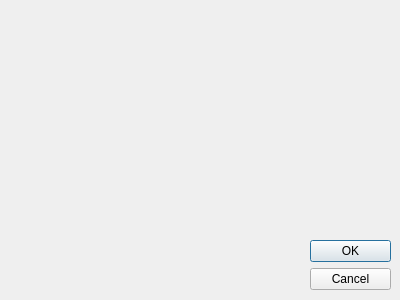
<?xml version="1.0" encoding="UTF-8"?>
<ui version="4.0">
 <class>WindowsManager</class>
 <widget class="QDialog" name="WindowsManager">
  <property name="geometry">
   <rect>
    <x>0</x>
    <y>0</y>
    <width>400</width>
    <height>300</height>
   </rect>
  </property>
  <property name="windowTitle">
   <string>Dialog</string>
  </property>
  <widget class="QDialogButtonBox" name="buttonBox">
   <property name="geometry">
    <rect>
     <x>310</x>
     <y>240</y>
     <width>81</width>
     <height>61</height>
    </rect>
   </property>
   <property name="orientation">
    <enum>Qt::Vertical</enum>
   </property>
   <property name="standardButtons">
    <set>QDialogButtonBox::Cancel|QDialogButtonBox::Ok</set>
   </property>
  </widget>
 </widget>
 <resources/>
 <connections>
  <connection>
   <sender>buttonBox</sender>
   <signal>accepted()</signal>
   <receiver>WindowsManager</receiver>
   <slot>accept()</slot>
   <hints>
    <hint type="sourcelabel">
     <x>248</x>
     <y>254</y>
    </hint>
    <hint type="destinationlabel">
     <x>157</x>
     <y>274</y>
    </hint>
   </hints>
  </connection>
  <connection>
   <sender>buttonBox</sender>
   <signal>rejected()</signal>
   <receiver>WindowsManager</receiver>
   <slot>reject()</slot>
   <hints>
    <hint type="sourcelabel">
     <x>316</x>
     <y>260</y>
    </hint>
    <hint type="destinationlabel">
     <x>286</x>
     <y>274</y>
    </hint>
   </hints>
  </connection>
 </connections>
</ui>
